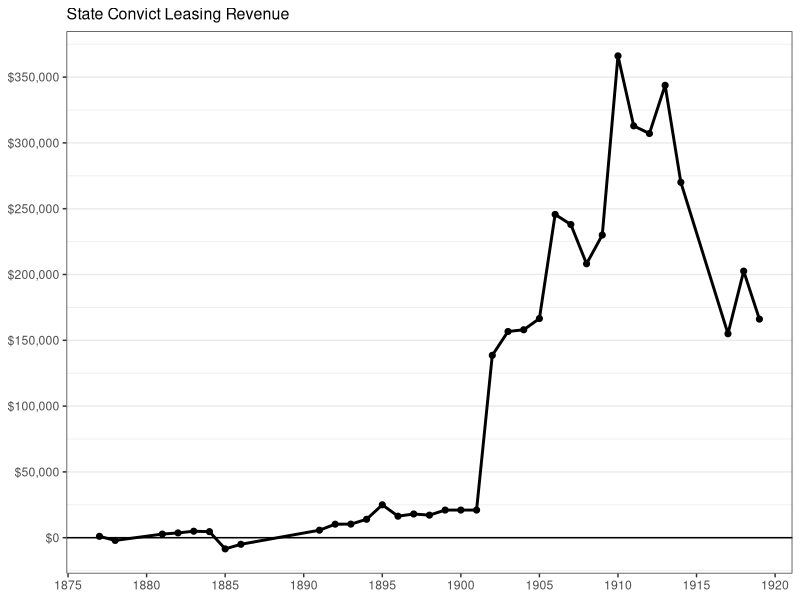

This figure's R source:


# Revenue derived from the FL state prison system, 1873-1914.
# Data gathered from biennial reports of the Florida commissioner of agriculture.
# Most years are reported in 13th Biennial Report for years 1913-1914 (pp. 23-4) and 
# the 16 Biennial report with data for years 1917-1920 (pp. 25-7). Also see the annual
# reports of the Florida Adjutent General for missing values for 1886-1890.
#++++++++++++++++++++++++++++++++++++++++++++++++++++++++++++


library(tidyverse)

revenue <- read_csv("data/convict-leasing-revenue.csv")   

# this is just to draw a continuous line over missing values.
revenue$rev_line <- zoo::na.approx(revenue$revenue, x = revenue$year)

rev_plot <- ggplot(revenue, aes(x=year, y=revenue)) + 
  geom_point(aes(year, revenue), 
             size = 1.75, col = 'black') +
  geom_line(aes(year, rev_line),
             size =1, color = "black") + 
  scale_x_continuous(name=NULL, 
                     breaks = seq(1875, 1920, 5)) +
  scale_y_continuous(name=NULL, 
                     breaks=seq(0, 350000, 50000),
                     labels = scales::dollar) +
  ggtitle("State Convict Leasing Revenue") +
  theme_bw() + 
  theme(plot.title = element_text(size=11.5),
        panel.grid.minor.x=element_blank(),
        panel.grid.major.x=element_blank(),
        panel.grid.major.y = element_line(size = .5)) +
  geom_hline(yintercept = 0) 

ggsave("figures/figure7-revenue.png", 
       rev_plot,
       width = 7.5, height = 6, dpi = 650) 
